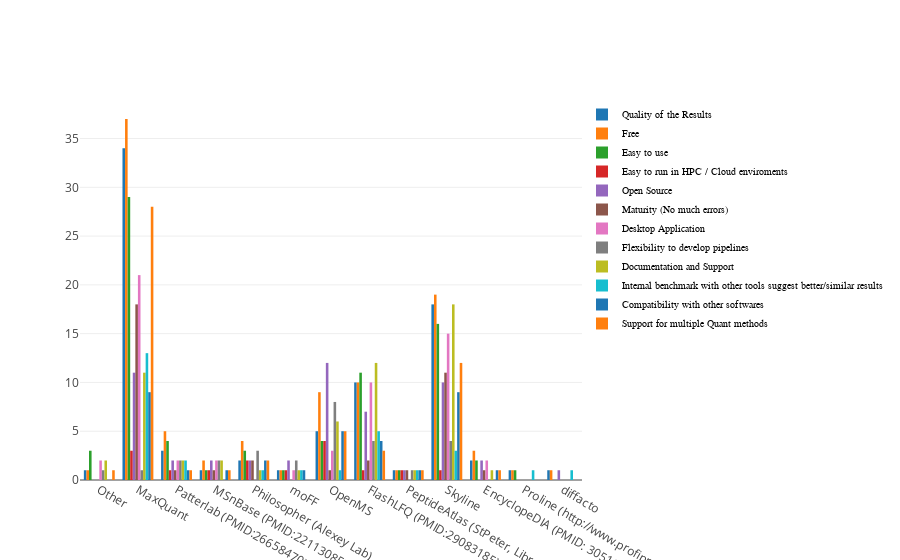

Notebook code cell kept with this figure:
### Markdown cell above
## Relevant software features during the selection process 

The purpose of this question is to know, whta kind of features the users of Computational proteomics software consider more relevant.

### Code cell
question = "Which are the features that make you to chose the following software for your data analysis"
data = get_multioption_bar_data(data_df, question)
layout = go.Layout(barmode='group',legend=dict(x=1, y=1.0, font=dict(
            family='sans-serif',
            size=10,
            color='#000'
        ),))
fig = go.Figure(data=data, layout=layout)
iplot(fig, filename='grouped-bar')

### Figure 1 — Plotly figure (JSON) as saved in the notebook; plotly's stock layout.template omitted (floating-point values rounded to 4 significant figures)
{"data": [{"name": "Quality of the Results", "type": "bar", "uid": "1f51c57f-4b9e-4e9b-8d1b-55f17daa9420", "x": ["Other", "MaxQuant", "Patterlab (PMID:26658470)", "MSnBase (PMID:22113085)", "Philosopher (Alexey Lab)", "moFF", "OpenMS", "FlashLFQ (PMID:29083185)", "PeptideAtlas (StPeter, Libra, XPress)", "Skyline", "EncyclopeDIA (PMID: 30510204)", "Proline (http://www.profiproteomics.fr)", "diffacto"], "y": [1, 34, 3, 1, 2, 1, 5, 10, 1, 18, 2, 1, 1]}, {"name": "Free", "type": "bar", "uid": "d2d6750a-1b1d-48e5-a39f-c9bd5eba7a3d", "x": ["Other", "MaxQuant", "Patterlab (PMID:26658470)", "Skyline", "Philosopher (Alexey Lab)", "moFF", "OpenMS", "FlashLFQ (PMID:29083185)", "PeptideAtlas (StPeter, Libra, XPress)", "MSnBase (PMID:22113085)", "diffacto", "Proline (http://www.profiproteomics.fr)", "EncyclopeDIA (PMID: 30510204)"], "y": [1, 37, 5, 19, 4, 1, 9, 10, 1, 2, 1, 1, 3]}, {"name": "Easy to use", "type": "bar", "uid": "88db0de7-8726-4c46-bc0f-87d26f9f35e6", "x": ["Other", "MaxQuant", "Patterlab (PMID:26658470)", "Skyline", "Philosopher (Alexey Lab)", "moFF", "OpenMS", "FlashLFQ (PMID:29083185)", "PeptideAtlas (StPeter, Libra, XPress)", "MSnBase (PMID:22113085)", "EncyclopeDIA (PMID: 30510204)", "Proline (http://www.profiproteomics.fr)"], "y": [3, 29, 4, 16, 3, 1, 4, 11, 1, 1, 2, 1]}, {"name": "Easy to run in HPC / Cloud enviroments", "type": "bar", "uid": "78399df8-19b3-4fa9-9a88-a1046036d72b", "x": ["OpenMS", "FlashLFQ (PMID:29083185)", "PeptideAtlas (StPeter, Libra, XPress)", "MaxQuant", "Patterlab (PMID:26658470)", "Skyline", "Philosopher (Alexey Lab)", "moFF", "MSnBase (PMID:22113085)"], "y": [4, 1, 1, 3, 1, 1, 2, 1, 1]}, {"name": "Open Source", "type": "bar", "uid": "80b4ef0b-2970-42fe-af51-8d67269fb31d", "x": ["MaxQuant", "Patterlab (PMID:26658470)", "Skyline", "Philosopher (Alexey Lab)", "moFF", "OpenMS", "FlashLFQ (PMID:29083185)", "PeptideAtlas (StPeter, Libra, XPress)", "MSnBase (PMID:22113085)", "diffacto", "EncyclopeDIA (PMID: 30510204)"], "y": [11, 2, 10, 2, 2, 12, 7, 1, 2, 1, 2]}, {"name": "Maturity (No much errors)", "type": "bar", "uid": "7c261207-808d-4ce8-8b2b-810bfadea160", "x": ["OpenMS", "FlashLFQ (PMID:29083185)", "PeptideAtlas (StPeter, Libra, XPress)", "MaxQuant", "Patterlab (PMID:26658470)", "Skyline", "EncyclopeDIA (PMID: 30510204)", "MSnBase (PMID:22113085)", "Philosopher (Alexey Lab)"], "y": [1, 2, 1, 18, 1, 11, 1, 1, 2]}, {"name": "Desktop Application", "type": "bar", "uid": "ff5b4fe9-e22c-439c-bac7-905b0166c9f7", "x": ["OpenMS", "FlashLFQ (PMID:29083185)", "MaxQuant", "MSnBase (PMID:22113085)", "Patterlab (PMID:26658470)", "Skyline", "EncyclopeDIA (PMID: 30510204)", "moFF", "Other"], "y": [3, 10, 21, 2, 2, 15, 2, 1, 2]}, {"name": "Flexibility to develop pipelines", "type": "bar", "uid": "d050b31c-ff94-4126-9f98-eafa2fe1a936", "x": ["OpenMS", "Patterlab (PMID:26658470)", "FlashLFQ (PMID:29083185)", "PeptideAtlas (StPeter, Libra, XPress)", "MaxQuant", "Skyline", "MSnBase (PMID:22113085)", "Philosopher (Alexey Lab)", "moFF", "Other"], "y": [8, 2, 4, 1, 1, 4, 2, 3, 2, 1]}, {"name": "Documentation and Support", "type": "bar", "uid": "d7e54cdb-2f3e-4073-8ef5-70859669407b", "x": ["Other", "MaxQuant", "OpenMS", "Skyline", "Philosopher (Alexey Lab)", "moFF", "Patterlab (PMID:26658470)", "FlashLFQ (PMID:29083185)", "PeptideAtlas (StPeter, Libra, XPress)", "MSnBase (PMID:22113085)", "EncyclopeDIA (PMID: 30510204)"], "y": [2, 11, 6, 18, 1, 1, 2, 12, 1, 2, 1]}, {"name": "Internal benchmark with other tools suggest better/similar results", "type": "bar", "uid": "6091548a-e413-40d6-9f6e-2e08e235a58f", "x": ["Proline (http://www.profiproteomics.fr)", "Patterlab (PMID:26658470)", "FlashLFQ (PMID:29083185)", "PeptideAtlas (StPeter, Libra, XPress)", "MaxQuant", "OpenMS", "Skyline", "diffacto", "moFF", "Philosopher (Alexey Lab)"], "y": [1, 2, 5, 1, 13, 1, 3, 1, 1, 1]}, {"name": "Compatibility with other softwares", "type": "bar", "uid": "c30b206f-acd0-4cc9-afd8-f603d8e2b907", "x": ["OpenMS", "FlashLFQ (PMID:29083185)", "PeptideAtlas (StPeter, Libra, XPress)", "MaxQuant", "MSnBase (PMID:22113085)", "Skyline", "EncyclopeDIA (PMID: 30510204)", "moFF", "Philosopher (Alexey Lab)", "Patterlab (PMID:26658470)"], "y": [5, 4, 1, 9, 1, 9, 1, 1, 2, 1]}, {"name": "Support for multiple Quant methods", "type": "bar", "uid": "a08a8e08-019e-4b98-bf05-a54aa9768575", "x": ["OpenMS", "FlashLFQ (PMID:29083185)", "PeptideAtlas (StPeter, Libra, XPress)", "MaxQuant", "Other", "Skyline", "EncyclopeDIA (PMID: 30510204)", "MSnBase (PMID:22113085)", "Philosopher (Alexey Lab)", "Patterlab (PMID:26658470)"], "y": [5, 3, 1, 28, 1, 12, 1, 1, 2, 1]}], "layout": {"barmode": "group", "legend": {"font": {"color": "#000", "family": "sans-serif", "size": 10}, "x": 1, "y": 1}}}
